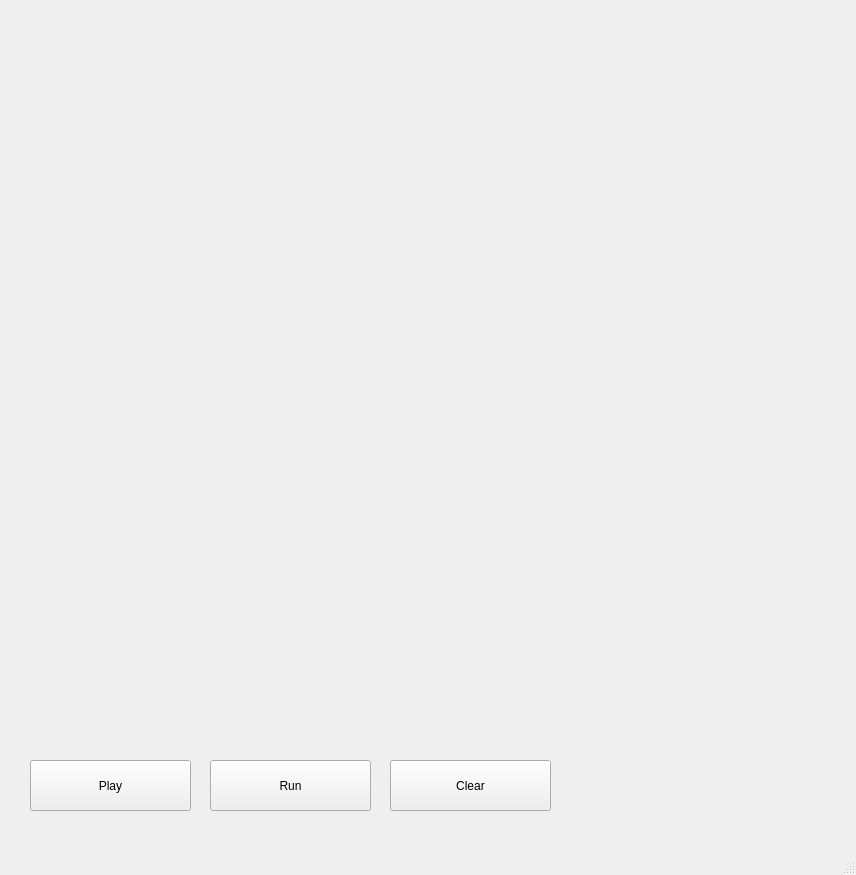
<?xml version="1.0" encoding="UTF-8"?>
<ui version="4.0">
 <class>plus_button</class>
 <widget class="QMainWindow" name="plus_button">
  <property name="geometry">
   <rect>
    <x>0</x>
    <y>0</y>
    <width>856</width>
    <height>875</height>
   </rect>
  </property>
  <property name="windowTitle">
   <string>MainWindow</string>
  </property>
  <widget class="QWidget" name="centralwidget">
   <widget class="QPushButton" name="button_">
    <property name="geometry">
     <rect>
      <x>30</x>
      <y>760</y>
      <width>161</width>
      <height>51</height>
     </rect>
    </property>
    <property name="text">
     <string>Play</string>
    </property>
   </widget>
   <widget class="QPushButton" name="run_button">
    <property name="geometry">
     <rect>
      <x>210</x>
      <y>760</y>
      <width>161</width>
      <height>51</height>
     </rect>
    </property>
    <property name="text">
     <string>Run</string>
    </property>
    <property name="checkable">
     <bool>true</bool>
    </property>
   </widget>
   <widget class="QPushButton" name="clear_button">
    <property name="geometry">
     <rect>
      <x>390</x>
      <y>760</y>
      <width>161</width>
      <height>51</height>
     </rect>
    </property>
    <property name="text">
     <string>Clear</string>
    </property>
   </widget>
  </widget>
  <widget class="QMenuBar" name="menubar">
   <property name="geometry">
    <rect>
     <x>0</x>
     <y>0</y>
     <width>856</width>
     <height>22</height>
    </rect>
   </property>
  </widget>
  <widget class="QStatusBar" name="statusbar"/>
 </widget>
 <resources/>
 <connections/>
</ui>
